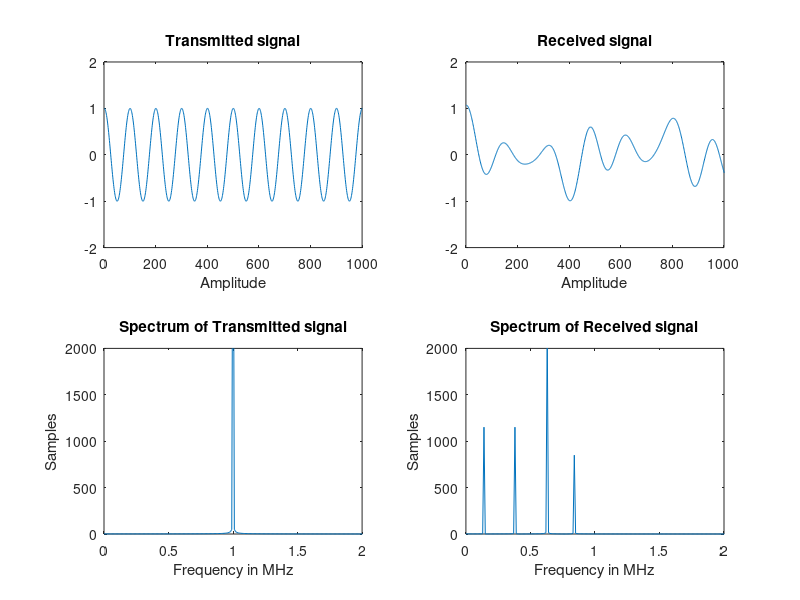
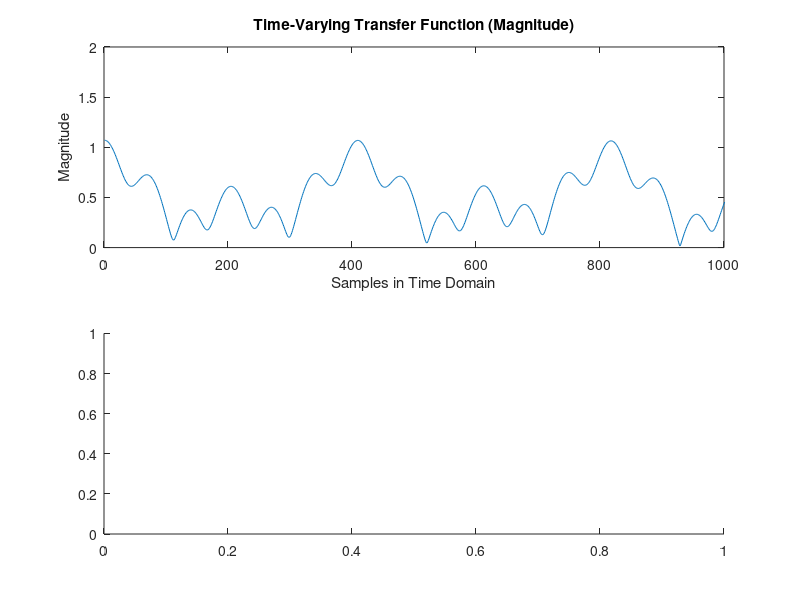

The MATLAB script that drew these images, in order: (Note: this script raises an error after producing the figures.)
clc;
clear all;
close all;

f=1;
nop=4; 

tauj = [0.62 1.84 0.86 0.37];
beta = [0.23 0.17 0.23 0.44];
dpj = [];
for k = 1:nop
  dpj(k) = abs(-f + tauj(k));
end

t=0:1/100:100; 
txsignal=cos(2*pi*f*t); 

rxsignal = [];
tvtransf = [];

for t= 0:1/100:100
    sum = 0; 
    sum1 = 0;
    for n = 1:1:nop
        sum = sum + beta(n)*cos(2*pi*dpj(n)*t);
        sum1 = sum1 + beta(n)*exp(-1i*2*pi*f*tauj(n)*t);
    end
    rxsignal = [rxsignal sum];
    tvtransf = [tvtransf sum1];
end

figure(1)
subplot(2,2,1)
plot(txsignal)
axis([0 1000 -2 2]);
xlabel('Time');
xlabel('Amplitude');
title('Transmitted signal');

subplot(2,2,2)
plot(rxsignal);
axis([0 1000 -2 2]);
xlabel('Time');
xlabel('Amplitude');
title('Received signal');

f = (0:1:length(rxsignal)-1)/100;
subplot(2,2,3)
plot(f, abs(fft(txsignal)));
axis([0 2 0 2000]);
ylabel('Samples');
xlabel('Frequency in MHz');
title('Spectrum of Transmitted signal');

subplot(2,2,4)
plot(f, abs(fft(rxsignal)));
axis([0 2 0 2000]);
ylabel('Samples');
xlabel('Frequency in MHz');
title('Spectrum of Received signal');

subplot(2,2,3)
plot(f, abs(fft(txsignal)));
axis([0 2 0 2000]);
ylabel('Samples');
xlabel('Frequency in MHz');
title('Spectrum of Transmitted signal');

figure(2)
subplot(2,1,1)
plot(abs(tvtransf));
axis([0 1000 0 2]);
ylabel('Magnitude');
xlabel('Samples in Time Domain');
title('Time-Varying Transfer Function (Magnitude)');

subplot(2,1,2)
plot(phase(tvtransf));
axis([0 1000 -25 2]);
ylabel('Phase');
xlabel('Samples in Time Domain');
title('Time-Varying Transfer Function (Phase)');





